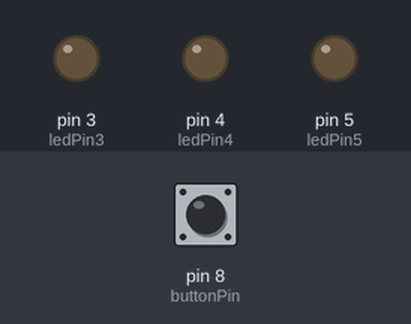
This sketch was run on a simulated Arduino Uno, built with avr-gcc and run on an emulated ATmega328P. Shown: output pins drawn as LEDs (lit = HIGH). The test bench sets the inputs (shaded band); at power-on: pin 8 (buttonPin) LOW.

Above: at 1.2 s.
1.3 s: pin 8 (buttonPin) pulled HIGH for 0.15 s
At 1.37 s:
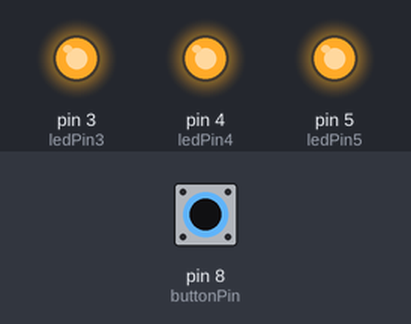
2.9 s: pin 8 (buttonPin) pulled HIGH for 3.2 s
At 6.6 s:
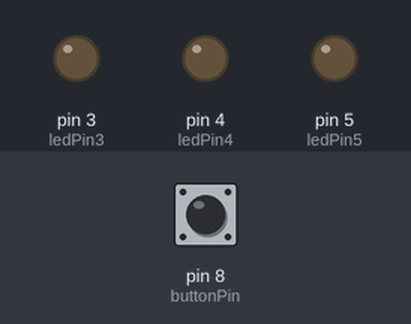
Timing chart, 0 to 8.1 s (numbered marks = the images above; inputs shaded):
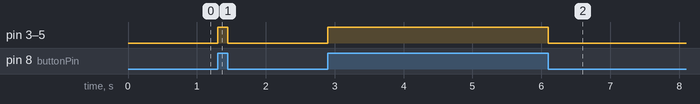

The sketch:

LED_Button.ino
```cpp
const int buttonPin = 8;
const int ledPin3 = 3;
const int ledPin4 = 4;
const int ledPin5 = 5;
int buttonState = 0;
void setup() {
  pinMode(ledPin3, OUTPUT);
  pinMode(ledPin4, OUTPUT);
  pinMode(ledPin5, OUTPUT);
  pinMode(buttonPin, INPUT);
}

void loop() {
  buttonState = digitalRead(buttonPin);
  if (buttonState == HIGH) {
    digitalWrite(ledPin3, HIGH);
    digitalWrite(ledPin4, HIGH);
    digitalWrite(ledPin5, HIGH);
  } else {
    digitalWrite(ledPin3, LOW);
    digitalWrite(ledPin4, LOW);
    digitalWrite(ledPin5, LOW);
  }
}
```

Measured:
- after the input at 1.3 s, pin 3 (ledPin3), pin 4 (ledPin4), pin 5 (ledPin5): LOW → HIGH at once, → LOW 0.15 s later
- after the input at 2.9 s, pin 3 (ledPin3), pin 4 (ledPin4), pin 5 (ledPin5): LOW → HIGH at once, → LOW 3.2 s later
